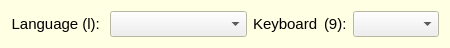
<?xml version="1.0" encoding="UTF-8"?>
<ui version="4.0">
 <class>LanguageDialog</class>
 <widget class="QDialog" name="LanguageDialog">
  <property name="windowModality">
   <enum>Qt::NonModal</enum>
  </property>
  <property name="geometry">
   <rect>
    <x>0</x>
    <y>0</y>
    <width>450</width>
    <height>45</height>
   </rect>
  </property>
  <property name="palette">
   <palette>
    <active>
     <colorrole role="Base">
      <brush brushstyle="SolidPattern">
       <color alpha="255">
        <red>255</red>
        <green>255</green>
        <blue>255</blue>
       </color>
      </brush>
     </colorrole>
     <colorrole role="Window">
      <brush brushstyle="SolidPattern">
       <color alpha="255">
        <red>255</red>
        <green>255</green>
        <blue>227</blue>
       </color>
      </brush>
     </colorrole>
    </active>
    <inactive>
     <colorrole role="Base">
      <brush brushstyle="SolidPattern">
       <color alpha="255">
        <red>255</red>
        <green>255</green>
        <blue>255</blue>
       </color>
      </brush>
     </colorrole>
     <colorrole role="Window">
      <brush brushstyle="SolidPattern">
       <color alpha="255">
        <red>255</red>
        <green>255</green>
        <blue>227</blue>
       </color>
      </brush>
     </colorrole>
    </inactive>
    <disabled>
     <colorrole role="Base">
      <brush brushstyle="SolidPattern">
       <color alpha="255">
        <red>255</red>
        <green>255</green>
        <blue>227</blue>
       </color>
      </brush>
     </colorrole>
     <colorrole role="Window">
      <brush brushstyle="SolidPattern">
       <color alpha="255">
        <red>255</red>
        <green>255</green>
        <blue>227</blue>
       </color>
      </brush>
     </colorrole>
    </disabled>
   </palette>
  </property>
  <property name="font">
   <font>
    <pointsize>11</pointsize>
   </font>
  </property>
  <property name="windowTitle">
   <string notr="true"/>
  </property>
  <property name="styleSheet">
   <string notr="true"/>
  </property>
  <layout class="QGridLayout" name="gridLayout">
   <item row="0" column="3">
    <widget class="QLabel" name="label">
     <property name="text">
      <string notr="true">(9):</string>
     </property>
    </widget>
   </item>
   <item row="0" column="4">
    <widget class="QComboBox" name="keyCombo">
     <property name="sizePolicy">
      <sizepolicy hsizetype="Fixed" vsizetype="Fixed">
       <horstretch>0</horstretch>
       <verstretch>0</verstretch>
      </sizepolicy>
     </property>
     <property name="minimumSize">
      <size>
       <width>0</width>
       <height>0</height>
      </size>
     </property>
     <property name="maximumSize">
      <size>
       <width>16777215</width>
       <height>16777215</height>
      </size>
     </property>
    </widget>
   </item>
   <item row="0" column="0">
    <widget class="QLabel" name="langLabel">
     <property name="minimumSize">
      <size>
       <width>70</width>
       <height>0</height>
      </size>
     </property>
     <property name="font">
      <font>
       <pointsize>11</pointsize>
      </font>
     </property>
     <property name="text">
      <string>Language (l): </string>
     </property>
     <property name="alignment">
      <set>Qt::AlignRight|Qt::AlignTrailing|Qt::AlignVCenter</set>
     </property>
    </widget>
   </item>
   <item row="0" column="1">
    <widget class="QComboBox" name="langCombo">
     <property name="sizePolicy">
      <sizepolicy hsizetype="Expanding" vsizetype="Fixed">
       <horstretch>0</horstretch>
       <verstretch>0</verstretch>
      </sizepolicy>
     </property>
     <addaction name="actionOpenComboBox"/>
    </widget>
   </item>
   <item row="0" column="2">
    <widget class="QLabel" name="label_2">
     <property name="text">
      <string>Keyboard</string>
     </property>
     <addaction name="actionOpenKeyCombo"/>
    </widget>
   </item>
  </layout>
  <action name="actionOpenComboBox">
   <property name="text">
    <string notr="true">openComboBox</string>
   </property>
   <property name="iconText">
    <string notr="true">openComboBox</string>
   </property>
   <property name="toolTip">
    <string notr="true">openComboBox</string>
   </property>
   <property name="shortcut">
    <string notr="true">L</string>
   </property>
   <property name="shortcutContext">
    <enum>Qt::ApplicationShortcut</enum>
   </property>
  </action>
  <action name="actionOpenKeyCombo">
   <property name="text">
    <string notr="true">openKeyCombo</string>
   </property>
   <property name="iconText">
    <string notr="true">openKeyCombo</string>
   </property>
   <property name="toolTip">
    <string notr="true">openKeyCombo</string>
   </property>
   <property name="shortcut">
    <string notr="true">9</string>
   </property>
   <property name="shortcutContext">
    <enum>Qt::ApplicationShortcut</enum>
   </property>
  </action>
 </widget>
 <resources/>
 <connections/>
</ui>
